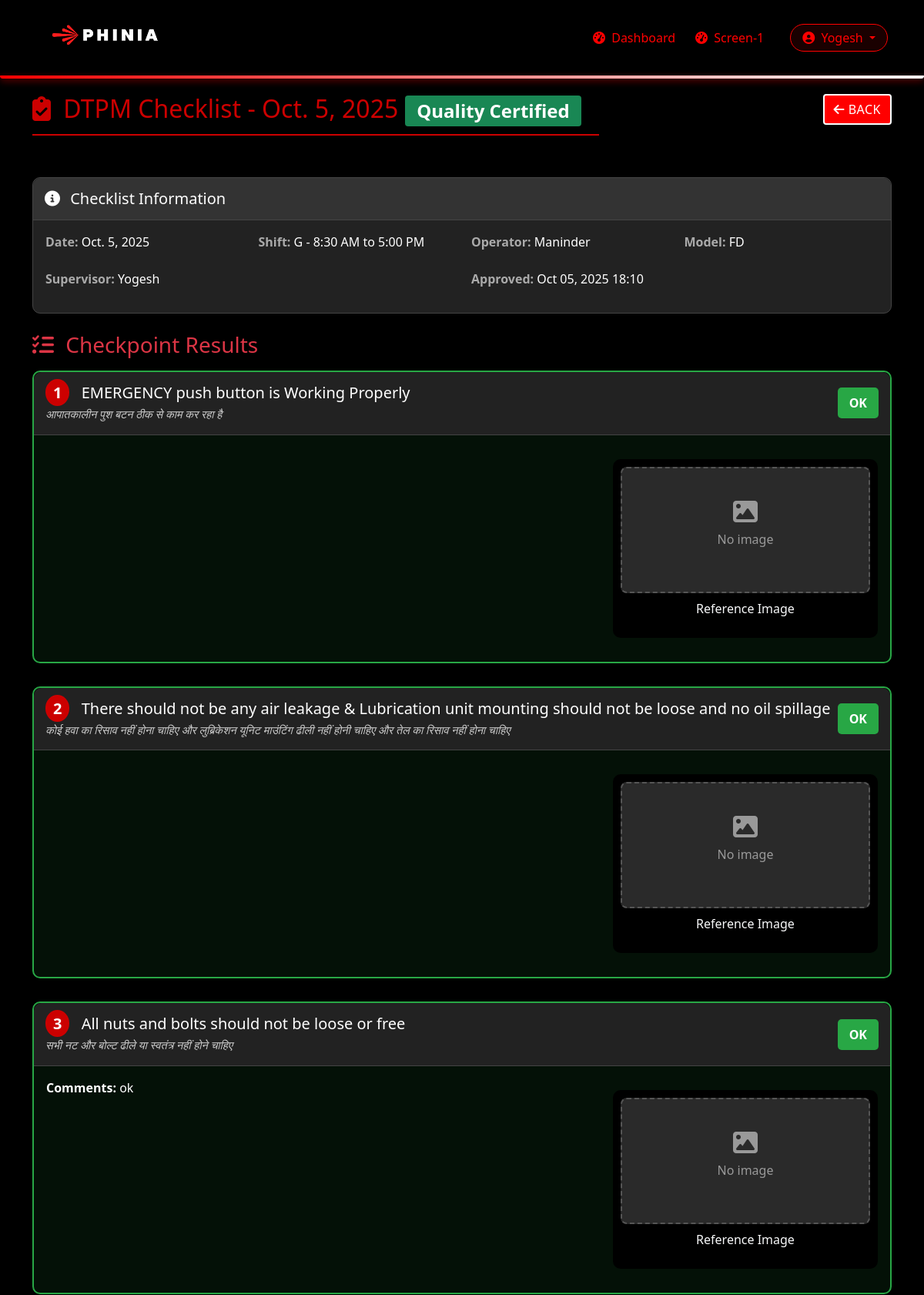
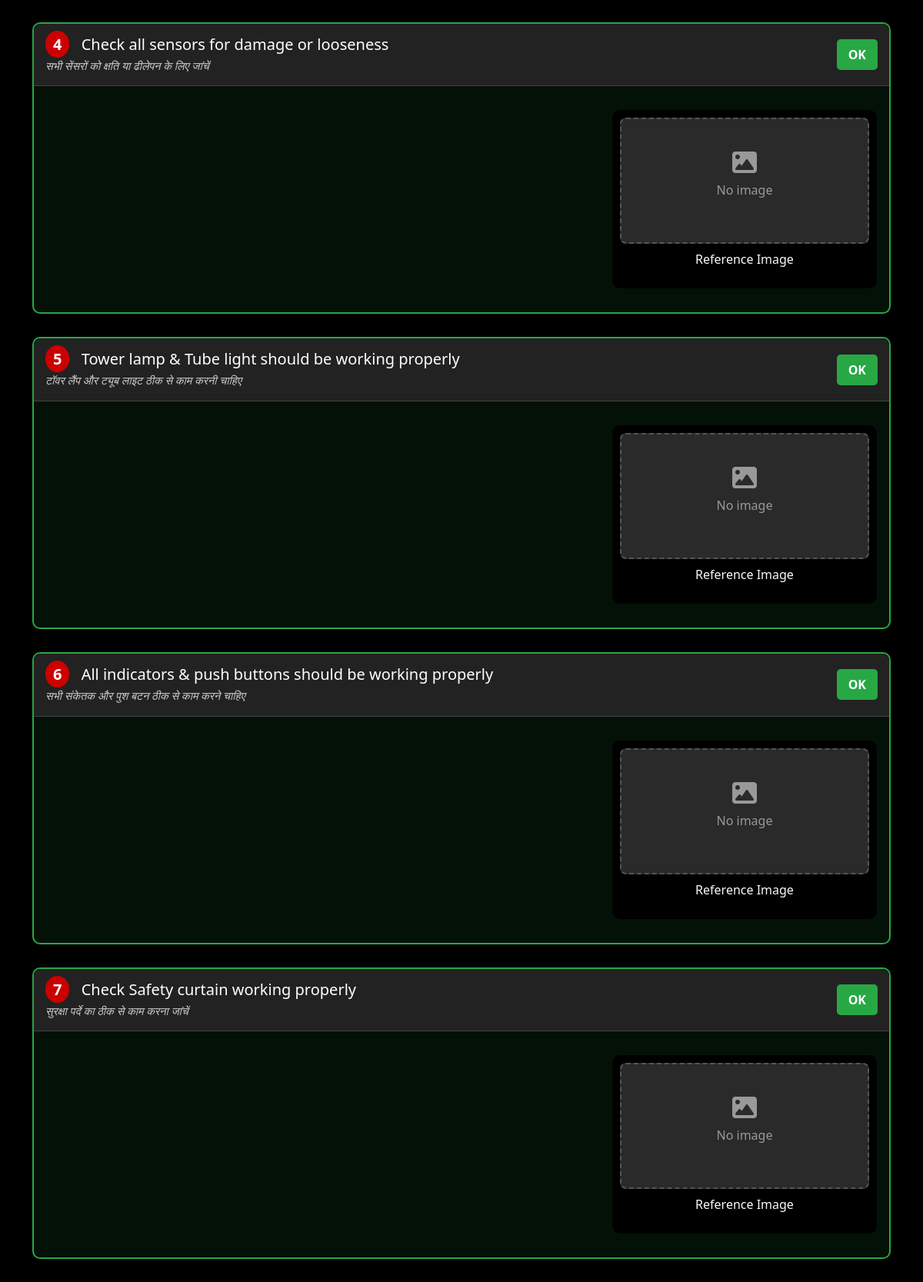
The app's page /dtpm-new/75/ (signed in, upper part) with its own data (2 pictures, top to bottom).
### main/models.py (models this page shows, shortened)
class User(AbstractUser):
    USER_TYPES = (
        ('operator', 'Operator'),
        ('shift_supervisor', 'Shift Supervisor'),
        ('quality_supervisor', 'Quality Supervisor'),
    )
    company_id = models.CharField(max_length=100, blank=True, null=True)
    skill_matrix_level = models.CharField(max_length=200, blank=True, null=True)
    user_type = models.CharField(max_length=20, choices=USER_TYPES)

class DTPMChecklistFMA03New(models.Model):
    STATUS_CHOICES = (
        ('pending', 'Pending'),
        ('supervisor_approved', 'Supervisor Approved'),
        ('quality_certified', 'Quality Certified'),
        ('rejected', 'Rejected'),
        ('quality_rejected', 'Quality Rejected'),
    )
    date = models.DateField()
    shift = models.ForeignKey('Shift', on_delete=models.CASCADE, related_name='dtpm_checklists_new')
    verification_status = models.ForeignKey(
        'DailyVerificationStatus',
        on_delete=models.CASCADE,
        related_name='dtpm_checklists',
        blank=True,
        null=True
    )
    operator = models.ForeignKey('User', on_delete=models.CASCADE, related_name='operated_dtpm_checklists_new')
    supervisor = models.ForeignKey(
        'User',
        on_delete=models.CASCADE,
        related_name='supervised_dtpm_checklists_new',
        null=True,
        blank=True
    )
    status = models.CharField(max_length=20, choices=STATUS_CHOICES, default='pending')
    notes = models.TextField(blank=True, null=True)
    current_model = models.CharField(
        max_length=10,
        choices=[
            ('P703', 'P703'),
            ('U704', 'U704'),
            ('FD', 'FD'),
            ('SA', 'SA'),
            ('Gnome', 'Gnome'),
        ],
        verbose_name="Current Running Model",
        blank=True,
        null=True
    )
    checklist_shift = models.CharField(
        max_length=10,
        choices=[
            ('S1', 'S1 - 6:30 AM to 6:30 PM'),
            ('A', 'A - 6:30 AM to 3:00 PM'),
            ('G', 'G - 8:30 AM to 5:00 PM'),
            ('B', 'B - 3:00 PM to 11:30 PM'),
            ('C', 'C - 11:30 PM to 6:30 AM'),
            ('S2', 'S2 - 6:30 PM to 6:30 AM'),
        ],
        verbose_name="Shift from Checklist",
        blank=True,
        null=True
    )
    created_at = models.DateTimeField(auto_now_add=True)
    updated_at = models.DateTimeField(auto_now=True)
    supervisor_approved_at = models.DateTimeField(null=True, blank=True)
    supervisor_approved_by = models.ForeignKey('User', on_delete=models.SET_NULL, null=True, blank=True,
                                              related_name='dtpm_supervisor_approvals')
    quality_certified_at = models.DateTimeField(null=True, blank=True)
    quality_certified_by = models.ForeignKey('User', on_delete=models.SET_NULL, null=True, blank=True,
                                            related_name='dtpm_quality_certifications')
    quality_comments = models.TextField(blank=True, null=True)
    rejected_at = models.DateTimeField(null=True, blank=True)
    rejected_by = models.ForeignKey('User', on_delete=models.SET_NULL, null=True, blank=True,
                                   related_name='dtpm_rejections')
    quality_rejected_at = models.DateTimeField(null=True, blank=True)
    quality_rejected_by = models.ForeignKey('User', on_delete=models.SET_NULL, null=True, blank=True,
                                          related_name='dtpm_quality_rejections')
    class Meta:
        ordering = ['-date']
        verbose_name = "DTPM Checklist"
        verbose_name_plural = "DTPM Checklists"

class Shift(models.Model):
    SHIFT_CHOICES = [
        ('S1', 'S1 - 6:30 AM to 6:30 PM'),
        ('A', 'A - 6:30 AM to 3:00 PM'),
        ('G', 'G - 8:30 AM to 5:00 PM'),
        ('B', 'B - 3:00 PM to 11:30 PM'),
        ('C', 'C - 11:30 PM to 6:30 AM'),
        ('S2', 'S2 - 6:30 PM to 6:30 AM'),
    ]
    date = models.DateField(default=timezone.now)
    shift_type = models.CharField(max_length=10, choices=SHIFT_CHOICES)
    operator = models.ForeignKey(User, on_delete=models.CASCADE, related_name='operated_shifts')
    shift_supervisor = models.ForeignKey(User, on_delete=models.CASCADE, related_name='supervised_shifts')
    quality_supervisor = models.ForeignKey(User, on_delete=models.CASCADE, related_name='quality_supervised_shifts')

class DTPMCheckResultNew(models.Model):
    OK_NG_CHOICES = [('OK', 'OK'), ('NG', 'NG')]
    checklist = models.ForeignKey(
        DTPMChecklistFMA03New,
        on_delete=models.CASCADE,
        related_name='check_results'
    )
    checkpoint = models.ForeignKey(
        DTPMCheckpoint,
        on_delete=models.CASCADE,
        related_name='check_results',
        verbose_name="Checkpoint",
        blank=True, null=True
    )
    status = models.CharField(
        max_length=2,
        choices=OK_NG_CHOICES,
        verbose_name="Status",
        default='NG'
    )
    comments = models.TextField(blank=True, null=True)
    checked_at = models.DateTimeField(auto_now_add=True)
    updated_at = models.DateTimeField(auto_now=True)
    class Meta:
        unique_together = ['checklist', 'checkpoint']
        ordering = ['checkpoint__order', 'checkpoint__checkpoint_number']

class DTPMCheckpoint(models.Model):
    checkpoint_number = models.PositiveSmallIntegerField(
        unique=True,
        verbose_name="Checkpoint Number"
    )
    title_english = models.CharField(
        max_length=500,
        verbose_name="Title (English)"
    )
    title_hindi = models.CharField(
        max_length=500,
        verbose_name="Title (Hindi)",
        blank=True,
        null=True
    )
    description = models.TextField(
        blank=True,
        null=True,
        verbose_name="Description"
    )
    reference_image = models.ImageField(
        upload_to='dtpm_checkpoints/',
        blank=True,
        null=True,
        validators=[FileExtensionValidator(['png', 'jpg', 'jpeg', 'gif'])],
        verbose_name="Reference Image"
    )
    is_active = models.BooleanField(
        default=True,
        verbose_name="Active",
        help_text="Uncheck to disable this checkpoint"
    )
    order = models.PositiveSmallIntegerField(
        default=0,
        verbose_name="Display Order",
        help_text="Order in which to display this checkpoint"
    )
    created_at = models.DateTimeField(auto_now_add=True)
    updated_at = models.DateTimeField(auto_now=True)
    class Meta:
        ordering = ['order', 'checkpoint_number']
        verbose_name = "DTPM Checkpoint"
        verbose_name_plural = "DTPM Checkpoints"

### main/views.py (the view, shortened to what this page needs)
# urls.py: path('dtpm-new/<int:pk>/', views.dtpm_new_detail, name='dtpm_new_detail'),
@login_required
def dtpm_new_detail(request, pk):
    checklist = get_object_or_404(
        DTPMChecklistFMA03New.objects.select_related(
            'shift', 'operator', 'supervisor', 'verification_status'
        ),
        pk=pk
    )
    checkpoint_results = DTPMCheckResultNew.objects.filter(
        checklist=checklist
    ).select_related('checkpoint')
    issues = DTPMIssueNew.objects.filter(
        check_result__checklist=checklist
    ).select_related('check_result', 'reported_by', 'assigned_to').order_by('-created_at')
    can_edit = (
        request.user == checklist.operator and
        checklist.status == 'pending'
    )
    can_verify_supervisor = (
        request.user.user_type == 'shift_supervisor' and
        checklist.status == 'pending'
    )
    can_verify_quality = (
        request.user.user_type == 'quality_supervisor' and
        checklist.status == 'supervisor_approved'
    )
    from datetime import timedelta
    has_modifications = False
    modifications = []
    for result in checkpoint_results:
        time_diff = abs((result.updated_at - result.checked_at).total_seconds())
        is_really_modified = time_diff > 30
        result.is_really_modified = is_really_modified
    machine_overview = DTPMCheckpoint.objects.filter(
        checkpoint_number=8,
        is_active=True
    ).first()
    total_checkpoints = checkpoint_results.count()
    ok_count = checkpoint_results.filter(status='OK').count()
    ng_count = checkpoint_results.filter(status='NG').count()
    context = {
        'checklist': checklist,
        'checkpoint_results': checkpoint_results,
        'issues': issues,
        'can_edit': can_edit,
        'can_verify_supervisor': can_verify_supervisor,
        'can_verify_quality': can_verify_quality,
        'has_modifications': has_modifications,
        'modifications': modifications,
        'machine_overview_image': machine_overview,
        'total_checkpoints': total_checkpoints,
        'ok_count': ok_count,
        'ng_count': ng_count,
        'title': f'DTPM Checklist - {checklist.date}'
    }
    return render(request, 'main/dtpm/dtpm_new_detail.html', context)

### main/templates/main/dtpm/dtpm_new_detail.html (shortened to what this page needs)
{% extends 'main/base.html' %}
{% load static %}
{% block content %}
<div class="row mb-4">
    <div class="col-md-8">
        <h2 class="page-title">
            <i class="fas fa-clipboard-check me-2"></i> DTPM Checklist - {{ checklist.date }}
            <span class="badge bg-{% if checklist.status == 'supervisor_approved' or checklist.status == 'quality_certified' %}success{% elif checklist.status == 'rejected' %}danger{% else %}warning{% endif %}">
                {{ checklist.get_status_display }}
            </span>
        </h2>
    </div>
    <div class="col-md-4 text-end">
        <div class="btn-group">
            <a href="{% url 'operator_dashboard' %}" class="btn btn-primary">
                <i class="fas fa-arrow-left"></i> Back
            </a>
        </div>
    </div>
</div>
<div class="info-card mb-4">
    <div class="info-card-header">
        <h5 class="mb-0"><i class="fas fa-info-circle me-2"></i> Checklist Information</h5>
    </div>
    <div class="card-body">
        <div class="row">
            <div class="col-md-3">
                <p><span class="info-label">Date:</span> <span class="info-value">{{ checklist.date }}</span></p>
            </div>
            <div class="col-md-3">
                <p><span class="info-label">Shift:</span> <span class="info-value">{{ checklist.shift.get_shift_type_display }}</span></p>
            </div>
            <div class="col-md-3">
                <p><span class="info-label">Operator:</span> <span class="info-value">{{ checklist.operator.username }}</span></p>
            </div>
            <div class="col-md-3">
                <p><span class="info-label">Model:</span> <span class="info-value">{{ checklist.current_model }}</span></p>
            </div>
        </div>
        {% if checklist.supervisor %}
        <div class="row mt-2">
            <div class="col-md-6">
                <p><span class="info-label">Supervisor:</span> <span class="info-value">{{ checklist.supervisor.get_full_name|default:checklist.supervisor.username }}</span></p>
            </div>
            {% if checklist.supervisor_approved_at %}
            <div class="col-md-6">
                <p><span class="info-label">Approved:</span> <span class="info-value">{{ checklist.supervisor_approved_at|date:"M d, Y H:i" }}</span></p>
            </div>
            {% endif %}
        </div>
        {% endif %}
    </div>
</div>
<h3 class="mb-3 text-danger"><i class="fas fa-tasks me-2"></i> Checkpoint Results</h3>
{% for check in checkpoint_results %}
<div class="checkpoint-card {% if check.status == 'OK' %}status-ok{% elif check.status == 'NG' %}status-ng{% endif %}">
    <div class="checkpoint-header d-flex justify-content-between align-items-center">
        <div>
            <h5 class="mb-0">
                <span class="checkpoint-number">{{ check.checkpoint.checkpoint_number }}</span>
                {{ check.checkpoint.title_english }}
            </h5>
            {% if check.checkpoint.title_hindi %}
            <div class="hindi-text">{{ check.checkpoint.title_hindi }}</div>
            {% endif %}
        </div>
        <span class="status-badge badge-{% if check.status == 'OK' %}ok{% elif check.status == 'NG' %}ng{% else %}empty{% endif %}">
            {{ check.status|default:"Not Set" }}
        </span>
    </div>
    <div class="card-body">
        <div class="row">
            <div class="col-md-8">
                {% if check.comments %}
                <p><strong>Comments:</strong> {{ check.comments }}</p>
                {% endif %}
            </div>
            <div class="col-md-4">
                <div class="reference-image-container">
                    {% if check.checkpoint.reference_image and check.checkpoint.reference_image.name %}
                    <img src="{{ check.checkpoint.reference_image.url }}"
                         alt="{{ check.checkpoint.title_english }}"
                         class="reference-image">
                    {% else %}
                    <div class="no-image-placeholder">
                        <i class="fas fa-image fa-2x mb-2"></i>
                        <p>No image</p>
                    </div>
                    {% endif %}
                    <p class="text-center mt-2 text-light">Reference Image</p>
                </div>
            </div>
        </div>
    </div>
</div>
{% endfor %}
{% endblock %}

### main/templates/main/base.html (shortened to what this page needs)
{% load static %}
<!DOCTYPE html>
<html lang="en">
<head>
    <link rel="stylesheet" href="{% static 'css/bootstrap.min.css' %}" />
    <link rel="stylesheet" href="{% static 'css/all.min1.css' %}" />
    <link rel="stylesheet" href="{% static 'css/all.min2.css' %}" />
    {% load static %}
</head>
<body>
    <nav class="navbar navbar-expand-lg navbar-dark">
        <div class="container navbar-container">
            <a class="navbar-brand" href="{% url 'dashboard' %}">
                <img src="{% static 'images/image2.png' %}" alt="Phinia Logo" height="68">
            </a>
            {% if user.is_authenticated %}
            <div class="collapse navbar-collapse justify-content-end" id="navbarNav">
                <ul class="navbar-nav align-items-center">
                    <li class="nav-item">
                        <a class="nav-link {% if request.resolver_match.url_name == 'dashboard' %}active{% endif %}"
                           href="{% url 'dashboard' %}">
                           <i class="fas fa-tachometer-alt me-1"></i> Dashboard
                        </a>
                    </li>
                    <li class="nav-item">
                        <a class="nav-link" href="{% url 'station_media_slider' station_id=1 %}">
                            <i class="fas fa-tachometer-alt me-1"></i> Screen-1
                        </a>
                    </li>
                    <li class="nav-item dropdown ms-3">
                        <a class="nav-link dropdown-toggle" href="#" id="userDropdown" role="button"
                           data-bs-toggle="dropdown" aria-expanded="false"
                           style="border: 1px solid #ff0000; border-radius: 20px; padding: 5px 15px; background: rgba(255,0,0,0.1);">
                            <i class="fas fa-user-circle me-1"></i> {{ user.username }}
                        </a>
                    </li>
                </ul>
            </div>
            {% endif %}
        </div>
    </nav>
    <div class="container mt-4">
        {% block content %}{% endblock %}
    </div>
</body>
</html>

### records on screen
User: username "Yogesh"
DTPMChecklistFMA03New: date "Oct. 5, 2025", status "Quality Certified", shift.shift_type "G - 8:30 AM to 5:00 PM", operator.username "Maninder", current_model "FD", supervisor.get_full_name "Yogesh", supervisor_approved_at "Oct 05, 2025 18:10"
DTPMCheckResultNew: checkpoint.checkpoint_number "1", checkpoint.title_english "EMERGENCY push button is Working Properly", checkpoint.title_hindi "आपातकालीन पुश बटन ठीक से काम कर रहा है", status "OK", shows "No image"
DTPMCheckResultNew: checkpoint.checkpoint_number "2", checkpoint.title_english "There should not be any air leakage & Lubrication unit mounting should not be loose and no oil spillage", checkpoint.title_hindi "कोई हवा का रिसाव नहीं होना चाहिए और लुब्रिकेशन यूनिट माउंटिंग ढीली नहीं होनी चाहिए और तेल का रिसाव नहीं होना चाहिए", status "OK", shows "No image"
DTPMCheckResultNew: checkpoint.checkpoint_number "3", checkpoint.title_english "All nuts and bolts should not be loose or free", checkpoint.title_hindi "सभी नट और बोल्ट ढीले या स्वतंत्र नहीं होने चाहिए", status "OK", comments "ok", shows "No image"
DTPMCheckResultNew: checkpoint.checkpoint_number "4", checkpoint.title_english "Check all sensors for damage or looseness", checkpoint.title_hindi "सभी सेंसरों को क्षति या ढीलेपन के लिए जांचें", status "OK", shows "No image"
DTPMCheckResultNew: checkpoint.checkpoint_number "5", checkpoint.title_english "Tower lamp & Tube light should be working properly", checkpoint.title_hindi "टॉवर लैंप और ट्यूब लाइट ठीक से काम करनी चाहिए", status "OK", shows "No image"
DTPMCheckResultNew: checkpoint.checkpoint_number "6", checkpoint.title_english "All indicators & push buttons should be working properly", checkpoint.title_hindi "सभी संकेतक और पुश बटन ठीक से काम करने चाहिए", status "OK", shows "No image"
DTPMCheckResultNew: checkpoint.checkpoint_number "7", checkpoint.title_english "Check Safety curtain working properly", checkpoint.title_hindi "सुरक्षा पर्दे का ठीक से काम करना जांचें", status "OK", shows "No image"
